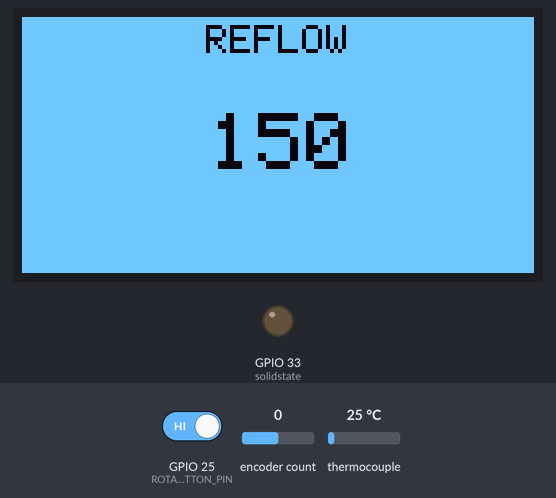
Simulated run of this sketch. Board: ESP32. Shown: 128×64 one-colour display, output pins drawn as LEDs (lit = HIGH). Inputs (shaded band) come from the test bench; at power-on: encoder count 0, GPIO 25 (ROTARY_ENCODER_BUTTON_PIN) HIGH, thermocouple 25 °C. The display library's start-up logo is not drawn; what the sketch prints to the serial monitor is not drawn.

Above: at 7.5 s.
7.6 s: encoder count set to 4
At 9.0 s:
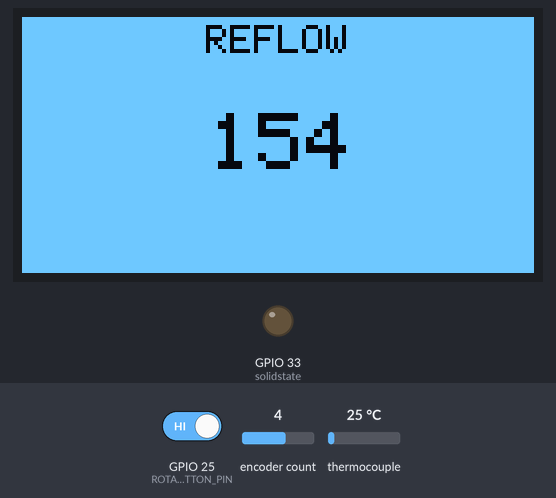
10.6 s: GPIO 25 (ROTARY_ENCODER_BUTTON_PIN) driven LOW
At 11.2 s:
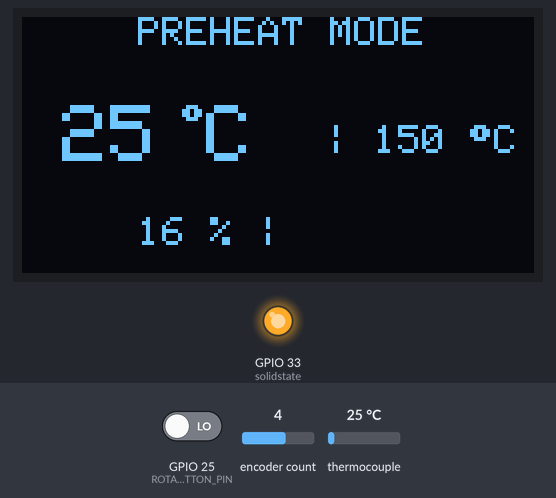
12.1 s: thermocouple set to 147 °C
At 13.0 s:
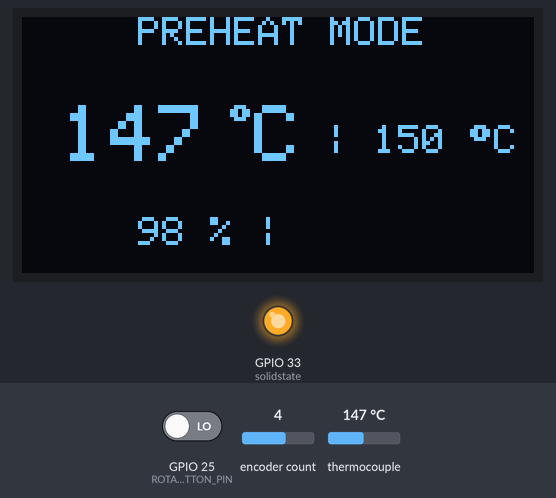
13.8 s: thermocouple set to 152 °C
At 16.5 s:
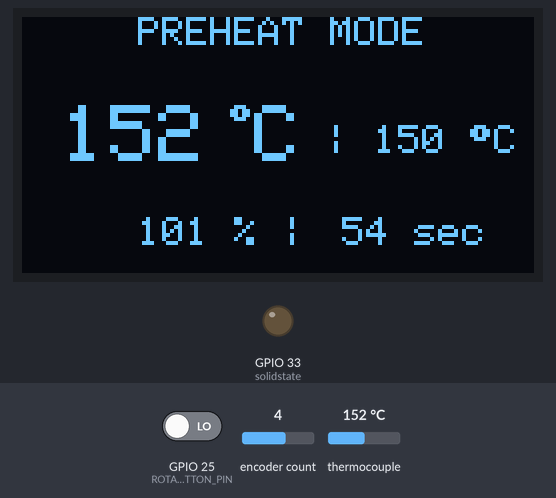
16.8 s: encoder count set to 5
At 19.7 s:
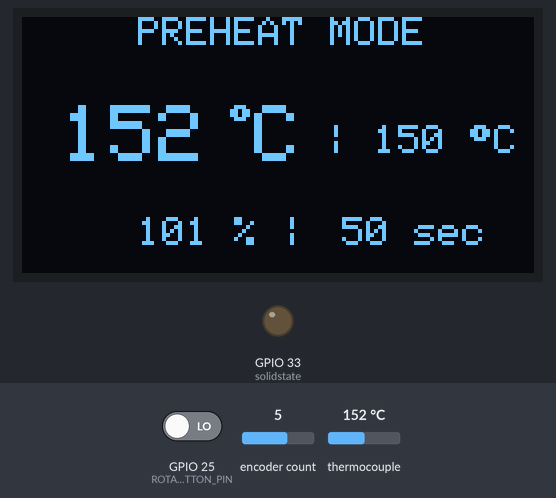
19.8 s: GPIO 25 (ROTARY_ENCODER_BUTTON_PIN) driven HIGH
At 22.5 s:
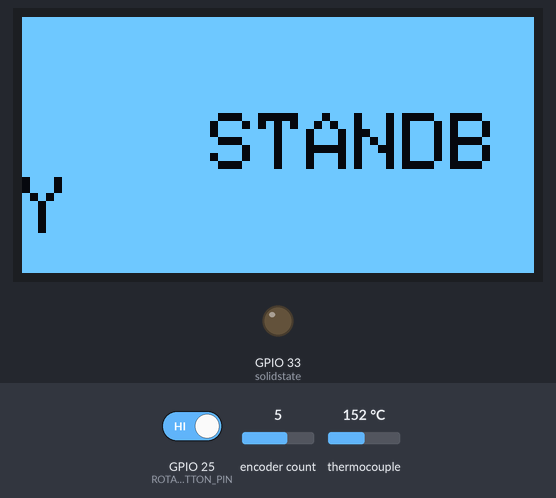
Timing chart, 0 to 23.8 s (numbered marks = the images above; inputs shaded):
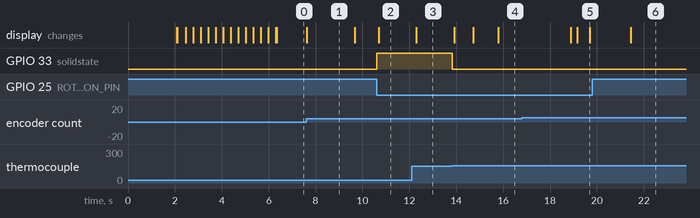

The sketch:

reflowmate.ino
```cpp
// (licence header left out)
#include <SPI.h>
#include <Wire.h>

//Load Library and set oled settings ESP32 - GPIO22: SCL - GPI21: SDA
#include <Adafruit_GFX.h>
#include <Adafruit_SSD1306.h>
#define SCREEN_WIDTH 128 // OLED display width, in pixels
#define SCREEN_HEIGHT 64 // OLED display height, in pixels
#define OLED_RESET -1 // Reset pin # (or -1 if sharing Arduino reset pin)
Adafruit_SSD1306 display(SCREEN_WIDTH, SCREEN_HEIGHT, &Wire, OLED_RESET);

//Load Library and set Thermocouple Amplifier settings
#include <Adafruit_MAX31855.h>
int thermocouple_MISO = 12;  // MISO IO12
int thermocouple_SS = 15;  // SS IO15
int thermocouple_SCLK = 14; // SCLK IO14
Adafruit_MAX31855 thermocouple(thermocouple_SCLK, thermocouple_SS, thermocouple_MISO);

//Load Library and set Rotary Encoder settings
#include "AiEsp32RotaryEncoder.h"
#define ROTARY_ENCODER_A_PIN 32
#define ROTARY_ENCODER_B_PIN 19
#define ROTARY_ENCODER_BUTTON_PIN 25
AiEsp32RotaryEncoder rotaryEncoder = AiEsp32RotaryEncoder(ROTARY_ENCODER_A_PIN, ROTARY_ENCODER_B_PIN, ROTARY_ENCODER_BUTTON_PIN, -1, 4);

// ESP32 Defaults IO2: Onboard Led / status led

#define COOLDOWN_TIME 60
#define PREHEAT_TIME 60
#define REFLOW_TIME 60

const int solidstate = 33;    // IO33
const int temperature_preheat = 150;
const int temperature_reflow = 240;

int temperature_now = 0;
int temperature_next = 0;
int temperature_rotary_encoder = 0;
int temperature_rotary_encoder_old = 0;
String state[] = {"STANDBY", "PREHEAT", "REFLOW", "COOLING"};
int state_now = 0;

int time_count = 0;
int percentage = 0;
int offset = 0;

// Bitmap of ReflowMate logo
const unsigned char ReflowMate_logo [] PROGMEM = {
        0x00, 0x00, 0x00, 0x00, 0x00, 0x00, 0x00, 0x00, 0x00, 0x00, 0x00, 0x00, 0x00, 0x00, 0x00, 0x00,
        0x00, 0x00, 0x00, 0x00, 0x00, 0x00, 0x00, 0x00, 0x00, 0x00, 0x00, 0x00, 0x00, 0x00, 0x00, 0x00,
        0x00, 0x00, 0x00, 0x00, 0x00, 0x00, 0x00, 0x00, 0x00, 0x00, 0x00, 0x00, 0x00, 0x00, 0x00, 0x00,
        0x00, 0x00, 0x00, 0x00, 0x00, 0x00, 0x00, 0x00, 0x00, 0x00, 0x00, 0x00, 0x00, 0x00, 0x00, 0x00,
        0x00, 0x00, 0x00, 0x00, 0x00, 0x00, 0x00, 0x00, 0x00, 0x00, 0x00, 0x00, 0x00, 0x00, 0x00, 0x00,
        0x00, 0x00, 0x00, 0x00, 0x00, 0x00, 0x00, 0x00, 0x00, 0x00, 0x00, 0x00, 0x00, 0x00, 0x00, 0x00,
        0x00, 0x00, 0x00, 0x00, 0x00, 0x00, 0x00, 0x00, 0x00, 0x00, 0x00, 0x00, 0x00, 0x00, 0x00, 0x00,
        0x00, 0x00, 0x00, 0x00, 0x00, 0x00, 0x00, 0x00, 0x00, 0x00, 0x00, 0x00, 0x00, 0x00, 0x00, 0x00,
        0x00, 0x00, 0x00, 0x00, 0x00, 0x00, 0x00, 0x00, 0x00, 0x00, 0x00, 0x00, 0x00, 0x00, 0x00, 0x00,
        0x00, 0x00, 0x00, 0x00, 0x00, 0x00, 0x00, 0x00, 0x00, 0x00, 0x00, 0x00, 0x00, 0x00, 0x00, 0x00,
        0x00, 0x00, 0x00, 0x00, 0x00, 0x00, 0x00, 0x00, 0x00, 0x00, 0x00, 0x00, 0x00, 0x00, 0x00, 0x00,
        0x00, 0x00, 0x00, 0x00, 0x00, 0x00, 0x00, 0x00, 0x00, 0x00, 0x00, 0x00, 0x00, 0x00, 0x00, 0x00,
        0x00, 0x00, 0x00, 0x00, 0x00, 0x00, 0x00, 0x00, 0x00, 0x00, 0x00, 0x00, 0x00, 0x00, 0x00, 0x00,
        0x00, 0x00, 0x00, 0x00, 0x00, 0x00, 0x00, 0x00, 0x00, 0x00, 0x00, 0x00, 0x00, 0x00, 0x00, 0x00,
        0x00, 0x00, 0x00, 0x00, 0x00, 0x00, 0x00, 0x00, 0x00, 0x00, 0x00, 0x00, 0x00, 0x00, 0x00, 0x00,
        0x00, 0x00, 0x00, 0x00, 0x00, 0x00, 0x00, 0x00, 0x00, 0x00, 0x00, 0x00, 0x00, 0x00, 0x00, 0x00,
        0x00, 0x00, 0x00, 0x00, 0x00, 0x00, 0x00, 0x00, 0x00, 0x00, 0x00, 0x00, 0x00, 0x00, 0x00, 0x00,
        0x00, 0x00, 0x00, 0x00, 0x00, 0x00, 0x00, 0x00, 0x00, 0x00, 0x00, 0x00, 0x00, 0x00, 0x00, 0x00,
        0x07, 0xfc, 0x1f, 0xf0, 0x00, 0x0f, 0xb8, 0x00, 0x00, 0x00, 0x38, 0x03, 0x00, 0x00, 0x00, 0x00,
        0x0f, 0xfe, 0x1f, 0xf8, 0x00, 0x0f, 0xb8, 0x00, 0x00, 0x00, 0x38, 0x03, 0x00, 0x02, 0x00, 0x18,
        0x1f, 0xff, 0x1c, 0x7c, 0x00, 0x0e, 0x38, 0x00, 0x00, 0x00, 0x38, 0x07, 0x00, 0x02, 0x00, 0x18,
        0x1f, 0xff, 0x1c, 0x1c, 0x0c, 0x0c, 0x38, 0x18, 0x00, 0x00, 0xbc, 0x05, 0x00, 0x02, 0x00, 0x00,
        0x1f, 0xff, 0x1c, 0x1c, 0x7f, 0x3f, 0xb8, 0xfe, 0x71, 0xe3, 0x34, 0x0d, 0x1f, 0x8f, 0x8f, 0x80,
        0x1f, 0xff, 0x1c, 0x1c, 0xf7, 0xbf, 0xb8, 0xff, 0x31, 0xe7, 0x36, 0x0d, 0x39, 0xc2, 0x19, 0xc0,
        0x00, 0x00, 0x1c, 0x78, 0xe3, 0x8e, 0x39, 0xc7, 0xb9, 0xe7, 0x36, 0x09, 0x30, 0xc2, 0x30, 0xc0,
        0x00, 0x00, 0x1f, 0xf8, 0xc1, 0x8e, 0x39, 0xc3, 0xb9, 0xe7, 0x33, 0x19, 0x00, 0xc2, 0x30, 0x40,
        0x1f, 0xff, 0x1f, 0xf0, 0xff, 0xce, 0x39, 0x83, 0x9b, 0x66, 0x33, 0x11, 0x0f, 0xc2, 0x3f, 0xe0,
        0x1f, 0xff, 0x1c, 0x70, 0xc0, 0x0e, 0x39, 0xc3, 0x9b, 0x36, 0x31, 0x31, 0x3c, 0xc2, 0x20, 0x00,
        0x1f, 0xff, 0x1c, 0x78, 0xe0, 0x0e, 0x39, 0xc3, 0x9b, 0x3e, 0x31, 0xa1, 0x30, 0xc2, 0x30, 0x00,
        0x1f, 0xff, 0x1c, 0x38, 0xe3, 0x8e, 0x39, 0xc7, 0x1f, 0x3e, 0x30, 0xe1, 0x30, 0xc2, 0x30, 0x60,
        0x0f, 0xfe, 0x1c, 0x3c, 0x7f, 0x8e, 0x38, 0xff, 0x0e, 0x3c, 0x30, 0xe1, 0x39, 0xc3, 0x19, 0xc0,
        0x07, 0xfc, 0x1c, 0x1c, 0x3e, 0x0e, 0x38, 0x7c, 0x0e, 0x1c, 0x30, 0xc1, 0x1e, 0xc3, 0x8f, 0x80,
        0x00, 0x00, 0x00, 0x00, 0x00, 0x00, 0x00, 0x00, 0x00, 0x00, 0x00, 0x00, 0x00, 0x00, 0x00, 0x00,
        0x00, 0x00, 0x00, 0x00, 0x00, 0x00, 0x00, 0x00, 0x00, 0x00, 0x00, 0x00, 0x00, 0x00, 0x00, 0x00,
        0x00, 0x00, 0x00, 0x00, 0x00, 0x00, 0x00, 0x00, 0x00, 0x00, 0x00, 0x00, 0x00, 0x00, 0x00, 0x00,
        0x00, 0x00, 0x00, 0x00, 0x00, 0x00, 0x00, 0x00, 0x00, 0x00, 0x00, 0x00, 0x00, 0x00, 0x00, 0x00,
        0x00, 0x00, 0x00, 0x00, 0x00, 0x00, 0x00, 0x00, 0x00, 0x00, 0x00, 0x00, 0x00, 0x00, 0x00, 0x00,
        0x00, 0x00, 0x00, 0x00, 0x00, 0x00, 0x00, 0x00, 0x00, 0x00, 0x00, 0x00, 0x00, 0x00, 0x00, 0x00,
        0x00, 0x00, 0x00, 0x00, 0x00, 0x00, 0x00, 0x00, 0x00, 0x00, 0x00, 0x00, 0x00, 0x00, 0x00, 0x00,
        0x00, 0x00, 0x00, 0x00, 0x00, 0x00, 0x00, 0x00, 0x00, 0x00, 0x00, 0x00, 0x00, 0x00, 0x00, 0x00,
        0x00, 0x00, 0x00, 0x00, 0x00, 0x00, 0x00, 0x00, 0x00, 0x00, 0x00, 0x00, 0x00, 0x00, 0x00, 0x00,
        0x00, 0x00, 0x00, 0x00, 0x00, 0x00, 0x00, 0x00, 0x00, 0x00, 0x00, 0x00, 0x00, 0x00, 0x00, 0x00,
        0x00, 0x00, 0x00, 0x00, 0x00, 0x00, 0x00, 0x00, 0x00, 0x00, 0x00, 0x00, 0x00, 0x00, 0x00, 0x00,
        0x00, 0x00, 0x00, 0x00, 0x00, 0x00, 0x00, 0x00, 0x00, 0x00, 0x00, 0x00, 0x00, 0x00, 0x00, 0x00,
        0x00, 0x00, 0x00, 0x00, 0x00, 0x00, 0x00, 0x00, 0x00, 0x00, 0x00, 0x00, 0x00, 0x00, 0x00, 0x00,
        0x00, 0x00, 0x00, 0x00, 0x00, 0x00, 0x00, 0x00, 0x00, 0x00, 0x00, 0x00, 0x00, 0x00, 0x00, 0x00,
        0x00, 0x00, 0x00, 0x00, 0x00, 0x00, 0x00, 0x00, 0x00, 0x00, 0x00, 0x00, 0x00, 0x00, 0x00, 0x00,
        0x00, 0x00, 0x00, 0x00, 0x00, 0x00, 0x00, 0x00, 0x00, 0x00, 0x00, 0x00, 0x00, 0x00, 0x00, 0x00,
        0x00, 0x00, 0x00, 0x00, 0x00, 0x00, 0x00, 0x00, 0x00, 0x00, 0x00, 0x00, 0x00, 0x00, 0x00, 0x00,
        0x00, 0x00, 0x00, 0x00, 0x00, 0x00, 0x00, 0x00, 0x00, 0x00, 0x00, 0x00, 0x00, 0x00, 0x00, 0x00,
        0x00, 0x00, 0x00, 0x00, 0x00, 0x00, 0x00, 0x00, 0x00, 0x00, 0x00, 0x00, 0x00, 0x00, 0x00, 0x00,
        0x00, 0x00, 0x00, 0x00, 0x00, 0x00, 0x00, 0x00, 0x00, 0x00, 0x00, 0x00, 0x00, 0x00, 0x00, 0x00,
        0x00, 0x00, 0x00, 0x00, 0x00, 0x00, 0x00, 0x00, 0x00, 0x00, 0x00, 0x00, 0x00, 0x00, 0x00, 0x00,
        0x00, 0x00, 0x00, 0x00, 0x00, 0x00, 0x00, 0x00, 0x00, 0x00, 0x00, 0x00, 0x00, 0x00, 0x00, 0x00,
        0x00, 0x00, 0x00, 0x00, 0x00, 0x00, 0x00, 0x00, 0x00, 0x00, 0x00, 0x00, 0x00, 0x00, 0x00, 0x00,
        0x00, 0x00, 0x00, 0x00, 0x00, 0x00, 0x00, 0x00, 0x00, 0x00, 0x00, 0x00, 0x00, 0x00, 0x00, 0x00,
        0x00, 0x00, 0x00, 0x00, 0x00, 0x00, 0x00, 0x00, 0x00, 0x00, 0x00, 0x00, 0x00, 0x00, 0x00, 0x00,
        0x00, 0x00, 0x00, 0x00, 0x00, 0x00, 0x00, 0x00, 0x00, 0x00, 0x00, 0x00, 0x00, 0x00, 0x00, 0x00,
        0x00, 0x00, 0x00, 0x00, 0x00, 0x00, 0x00, 0x00, 0x00, 0x00, 0x00, 0x00, 0x00, 0x00, 0x00, 0x00,
        0x00, 0x00, 0x00, 0x00, 0x00, 0x00, 0x00, 0x00, 0x00, 0x00, 0x00, 0x00, 0x00, 0x00, 0x00, 0x00,
        0x00, 0x00, 0x00, 0x00, 0x00, 0x00, 0x00, 0x00, 0x00, 0x00, 0x00, 0x00, 0x00, 0x00, 0x00, 0x00,
        0x00, 0x00, 0x00, 0x00, 0x00, 0x00, 0x00, 0x00, 0x00, 0x00, 0x00, 0x00, 0x00, 0x00, 0x00, 0x00,
        0x00, 0x00, 0x00, 0x00, 0x00, 0x00, 0x00, 0x00, 0x00, 0x00, 0x00, 0x00, 0x00, 0x00, 0x00, 0x00,
        0x00, 0x00, 0x00, 0x00, 0x00, 0x00, 0x00, 0x00, 0x00, 0x00, 0x00, 0x00, 0x00, 0x00, 0x00, 0x00
};

void rotary_onButtonClick()
{
// Debugging line
        Serial.println("Button pressed");
}

void setup() {
        Serial.begin(115000);
// Set rotary encoder settings
        rotaryEncoder.begin();
        rotaryEncoder.setup(
                [] {
                rotaryEncoder.readEncoder_ISR();
        },
                [] {
                rotary_onButtonClick();
        });
        rotaryEncoder.setBoundaries(temperature_preheat, temperature_reflow, false); //minValue, maxValue, circleValues true|false (when max go to min and vice versa)
        rotaryEncoder.setAcceleration(250);

//pinMode(button, INPUT);
        pinMode(solidstate, OUTPUT);
        digitalWrite(solidstate, LOW);

        if(!display.begin(SSD1306_SWITCHCAPVCC, 0x3C)) {
                Serial.println(F("SSD1306 allocation failed"));
                for(;;); // Don't proceed, loop forever
        }

// Show initial display buffer contents on the screen --
// the library initializes this with an Adafruit splash screen.
        display.display();
        delay(2000); // Pause for 2 seconds

// Clear the buffer
        display.clearDisplay();

// Display bitmap
        display.drawBitmap(0, 0,  ReflowMate_logo, 128, 64, WHITE);
        display.display();

// Draw progressbar
        display.drawRoundRect(3, 40, 122, 5, 3, WHITE);
        display.display();
        for (int progress = 0; progress < 118; progress++) {
                display.fillRoundRect(5, 42, progress, 1, 0, WHITE);
                display.display();
                delay(10);
        }
}

long meter = millis();
long current_time = millis();

void loop() {
        temperature_now = thermocouple.readCelsius();
// Get rotary encoder value
        if (rotaryEncoder.encoderChanged())
        {
                Serial.println(rotaryEncoder.readEncoder());
                temperature_rotary_encoder = rotaryEncoder.readEncoder();
        }

        if (temperature_rotary_encoder != temperature_rotary_encoder_old) {
                int v = 0;
                display.fillScreen(WHITE);
                display.setTextColor(BLACK);
                display.setTextSize(1);
                display.setCursor(X(1, 7), Y(1, 0.1));
                display.println("PREHEAT");
                display.setTextSize(2);
                display.setCursor(X(2, 3), Y(2, 0.5));
                while (v < 100) {
// Get rotary encoder value
                        if (rotaryEncoder.encoderChanged())
                        {
                                Serial.println(rotaryEncoder.readEncoder());
                                temperature_rotary_encoder = rotaryEncoder.readEncoder();
                        }

                        if (temperature_rotary_encoder > temperature_rotary_encoder_old + 1 || temperature_rotary_encoder < temperature_rotary_encoder_old - 1) {
                                display.fillScreen(WHITE);
                                display.setTextSize(1);
                                display.setCursor(X(1, 6), Y(1, 0.1));
                                display.println("REFLOW");
                                display.setTextSize(2);
                                display.setCursor(X(2, 3), Y(2, 0.5));
                                display.println(String(temperature_rotary_encoder));
                                display.display();
                                temperature_rotary_encoder_old = temperature_rotary_encoder;
                                v = 0;
                        }
                        v++;
                        delay(20);
                }
                temperature_rotary_encoder_old = temperature_rotary_encoder;
        }

        if (millis() > meter + 200 || millis() < meter) {
                PrintScreen(state[state_now], temperature_next, temperature_now, time_count, percentage);
                meter = millis();
        }
//Read button - first button presss
        if (digitalRead(ROTARY_ENCODER_BUTTON_PIN) == 1) {
                delay(100);
                int c = 0;
                while (digitalRead(ROTARY_ENCODER_BUTTON_PIN) == 1) {
                        c++;
                        if (c > 150) {
                                digitalWrite(solidstate, LOW);
                                state_now = 0;
                                display.fillScreen(WHITE);
                                display.setTextColor(BLACK);
                                display.setTextSize(2);
                                display.setCursor(X(2, 3), Y(2, 0.5));
                                display.println("STANDBY");
                                display.display();
                                while (digitalRead(ROTARY_ENCODER_BUTTON_PIN) == 1) delay(1);
                                return;
                        }
                        delay(10);
                }

                current_time = millis();
                percentage = 0,
//Read button - first button presss
                state_now++;
                if (state_now == 0) temperature_next = 0;
                else if (state_now == 1) temperature_next = temperature_preheat;
                else if (state_now == 2) temperature_next = temperature_rotary_encoder;
                else if (state_now == 3) temperature_next = 0;
                else if (state_now == 4) {
                        state_now = 0;
                        temperature_next = 0;
                }
        }
//********************* PREHEAT *********************
        if (state_now == 1) {
                regulate_temp(temperature_now, temperature_next);

                percentage = int((float(temperature_now) / float(temperature_next)) * 100.00);
                if (percentage >= 100) {
                        time_count = int((current_time + PREHEAT_TIME * 1000 - millis()) / 1000);
                        if (time_count <= 0) {
                                state_now = 2;
                                current_time = millis();
                                percentage = 0;
                                temperature_next = temperature_rotary_encoder;
                        }
                }
                delay(30);
        }
//********************* REFLOW *********************
        else if (state_now == 2) {
                regulate_temp(temperature_now, temperature_next);

                percentage = int((float(temperature_now) / float(temperature_next)) * 100.00);
                if (percentage >= 100) {
                        time_count = int((current_time + REFLOW_TIME * 1000 - millis()) / 1000);
                        if (time_count <= 0) {
                                state_now = 3;
                                current_time  = millis();
                                percentage = 0;
                                temperature_next = 0;
                        }
                }
                delay(30);
        }
//********************* COOLING *********************
        else if (state_now == 3) {
                digitalWrite(solidstate, LOW);

                time_count = int((current_time + COOLDOWN_TIME * 1000 - millis()) / 1000);
                if (time_count <= 0) {
                        state_now = 0;
                }
        }
        else {
                digitalWrite(solidstate, LOW);
                time_count = 0;
        }
        delay(30);
}

void regulate_temp(int temp, int should) {
        if (should <= temp - offset) {
                digitalWrite(solidstate, LOW);
        }
        else if (should > temp + offset) {
                digitalWrite(solidstate, HIGH);
        }
}

void PrintScreen(String state, int target_temperature, int is_temperature, int tim, int percentage_value) {
// Display the Mode e.g. "STANDBY", "PREHEAT", "REFLOW", "COOLING"
        display.clearDisplay();
        display.setTextColor(WHITE);
        display.setTextSize(1);
        display.setCursor(29, 0);
        display.print(state);
        display.println(" MODE");


//Display the Traget temperature
        display.setCursor(70, 27);
        display.print(" | ");
        String str = String(target_temperature);
        display.print(str);
        display.print(" ");
        display.print((char)247);// degree symbol
        display.print("C");
        //Display the percentage of the task
        if (percentage_value != 0) {
                display.setCursor(29, 50);
                str = String(percentage_value) + " %";
                display.print(str);
                display.print(" | ");
        }
//Display the time in seconds
        if (tim != 0) {
                display.setCursor(80, 50);
                str = String(tim) + " sec";
                display.println(str);
        }
//Display the current temperature
        display.setTextSize(2);
        display.setCursor(10, 22);
        str = String(is_temperature);
        display.print(str);
        display.setTextSize(1);
        display.print(" ");
        display.print((char)247);// degree symbol
        display.setTextSize(2);
        display.print("C");
        display.display();
}

//outputs the X coordinate so that text with n characters is in the middle
int X(int textsize, int n) {
        return (0.5 * (display.width() - textsize * (6 * n - 1)));
}

//outputs the Y coordinate so that text is in the middle
int Y(int textsize, float f) {
        return (f * display.height() - (textsize * 4));
}
```

Measured:
- the behaviour switches between 149 and 150 °C on thermocouple (found by bisection; images 3 and 4)
- after the input at 10.6 s, GPIO 33 (solidstate): LOW → HIGH at once; the display: changes after 0.09 s (image 2)
- after the input at 12.1 s, the display: changes after 0.20 s (image 3)
- after the input at 13.8 s, GPIO 33 (solidstate): HIGH → LOW at once; the display: first changes after 0.12 s (image 4 shows a later state)
- after the input at 19.8 s, the display: changes after 1.6 s (image 6)
- what the display in image 1 shows lasts 2.1 s, from 7.6 s to 9.7 s
